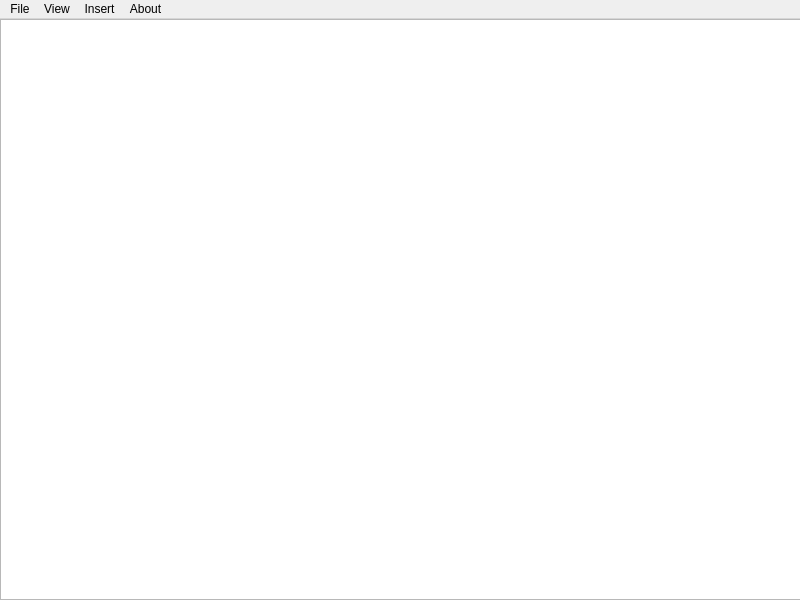
<?xml version="1.0" encoding="UTF-8"?>
<ui version="4.0">
 <class>MainWindow</class>
 <widget class="QMainWindow" name="MainWindow">
  <property name="geometry">
   <rect>
    <x>0</x>
    <y>0</y>
    <width>800</width>
    <height>600</height>
   </rect>
  </property>
  <property name="sizePolicy">
   <sizepolicy hsizetype="Preferred" vsizetype="Preferred">
    <horstretch>0</horstretch>
    <verstretch>0</verstretch>
   </sizepolicy>
  </property>
  <property name="minimumSize">
   <size>
    <width>800</width>
    <height>600</height>
   </size>
  </property>
  <property name="windowTitle">
   <string>Stats View</string>
  </property>
  <widget class="QWidget" name="centralWidget">
   <widget class="CustomTableView" name="tableData">
    <property name="geometry">
     <rect>
      <x>0</x>
      <y>0</y>
      <width>801</width>
      <height>581</height>
     </rect>
    </property>
    <property name="alternatingRowColors">
     <bool>true</bool>
    </property>
    <property name="sortingEnabled">
     <bool>true</bool>
    </property>
    <attribute name="horizontalHeaderDefaultSectionSize">
     <number>250</number>
    </attribute>
    <attribute name="horizontalHeaderMinimumSectionSize">
     <number>150</number>
    </attribute>
    <attribute name="horizontalHeaderStretchLastSection">
     <bool>true</bool>
    </attribute>
    <attribute name="verticalHeaderStretchLastSection">
     <bool>false</bool>
    </attribute>
   </widget>
  </widget>
  <widget class="QMenuBar" name="menuBar">
   <property name="geometry">
    <rect>
     <x>0</x>
     <y>0</y>
     <width>800</width>
     <height>21</height>
    </rect>
   </property>
   <widget class="QMenu" name="menu">
    <property name="title">
     <string>File</string>
    </property>
    <addaction name="newDocument"/>
    <addaction name="saveDocument"/>
    <addaction name="openDocument"/>
    <addaction name="saveDocumentAs"/>
   </widget>
   <widget class="QMenu" name="menu_2">
    <property name="title">
     <string>View</string>
    </property>
    <addaction name="showTable"/>
    <addaction name="showDiagram"/>
   </widget>
   <widget class="QMenu" name="menuAbout">
    <property name="title">
     <string>About</string>
    </property>
    <addaction name="actionAbout"/>
   </widget>
   <widget class="QMenu" name="menuInsert">
    <property name="title">
     <string>Insert</string>
    </property>
    <addaction name="actionInsertRow"/>
    <addaction name="actionDeleteRow"/>
   </widget>
   <addaction name="menu"/>
   <addaction name="menu_2"/>
   <addaction name="menuInsert"/>
   <addaction name="menuAbout"/>
  </widget>
  <action name="newDocument">
   <property name="text">
    <string>New Table</string>
   </property>
  </action>
  <action name="saveDocument">
   <property name="text">
    <string>Save</string>
   </property>
  </action>
  <action name="openDocument">
   <property name="text">
    <string>Open...</string>
   </property>
  </action>
  <action name="saveDocumentAs">
   <property name="text">
    <string>Save As...</string>
   </property>
  </action>
  <action name="showTable">
   <property name="text">
    <string>Table</string>
   </property>
  </action>
  <action name="showDiagram">
   <property name="text">
    <string>Diagram</string>
   </property>
  </action>
  <action name="actionAbout">
   <property name="text">
    <string>About Application</string>
   </property>
  </action>
  <action name="actionInsertRow">
   <property name="text">
    <string>Insert Row</string>
   </property>
  </action>
  <action name="actionDeleteRow">
   <property name="text">
    <string>Delete Row</string>
   </property>
  </action>
 </widget>
 <layoutdefault spacing="6" margin="11"/>
 <customwidgets>
  <customwidget>
   <class>CustomTableView</class>
   <extends>QTableView</extends>
   <header>customtableview.h</header>
  </customwidget>
 </customwidgets>
 <resources/>
 <connections/>
</ui>
